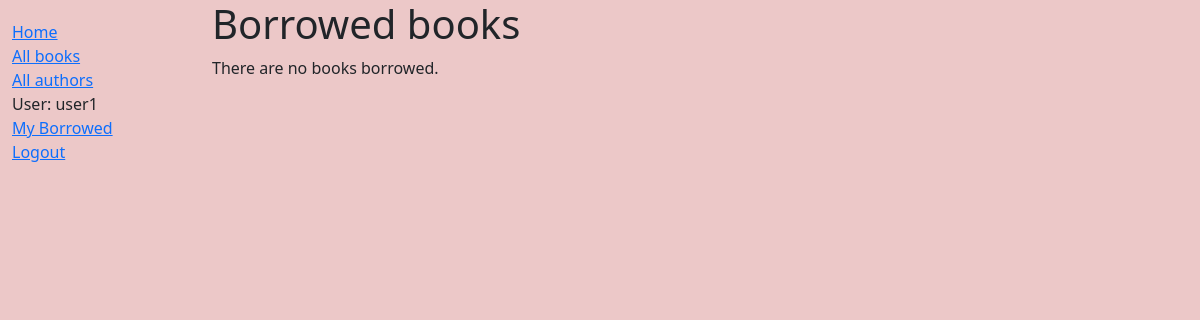
Page /mybooks (signed in) on the earlier database version.
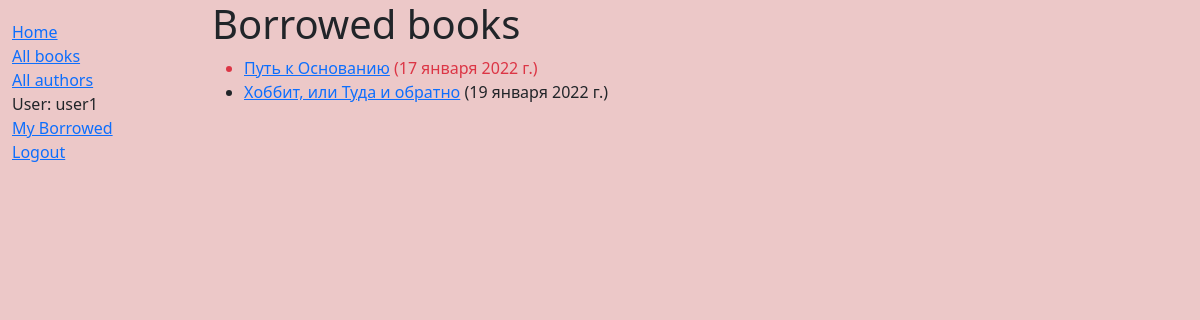
Same page on the later database version.
### catalog/models.py (models this page shows, shortened)
class BookInstance(models.Model):
    id = models.UUIDField(primary_key=True, default=uuid.uuid4, help_text="Уникальный ID для этой конкретной книги во всей библиотеке")
    book = models.ForeignKey('Book', on_delete=models.SET_NULL, null=True)
    imprint = models.CharField(max_length=200)
    due_back = models.DateField(null=True, blank=True)
    borrower = models.ForeignKey(User, on_delete=models.SET_NULL, null=True, blank=True)
    @property
    def is_overdue(self):
        if self.due_back and date.today() > self.due_back:
            return True
        return False
    LOAN_STATUS = (
        ('m', 'Maintenance'),
        ('o', 'On loan'),
        ('a', 'Available'),
        ('r', 'Reserved'),
    )
    status = models.CharField(max_length=1, choices=LOAN_STATUS, blank=True, default='m', help_text='Book availability')
    class Meta:
        ordering = ["due_back"]
        permissions = (("can_mark_returned", "Set book as returned"),)

class Book(models.Model):
    title = models.CharField(max_length=200)
    author = models.ForeignKey('Author', on_delete=models.SET_NULL, null=True)  # null=True, позволяет базе данных хранить значение Null, если автор не выбран
    summary = models.TextField(max_length=1000, help_text="Введите краткое описание книги")
    isbn = models.CharField('ISBN',max_length=13, help_text='13 символов <a href="https://www.isbn-international.org/content/what-isbn">ISBN number</a>')
    genre = models.ManyToManyField(Genre, help_text="Выберите жанр для книги")
    def display_genre(self):
        """
        Creates a string for the Genre. This is required to display genre in Admin.
        """
        return ', '.join([ genre.name for genre in self.genre.all()[:3] ])
    display_genre.short_description = 'Genre'

### catalog/views.py (the view)
# urls.py: path('mybooks', views.LoanedBooksByUserListView.as_view(), name='my-borrowed'),
class LoanedBooksByUserListView(LoginRequiredMixin,generic.ListView):
    model = BookInstance
    template_name ='catalog/bookinstance_list_borrowed_user.html'
    paginate_by = 10
    def get_queryset(self):
        return BookInstance.objects.filter(borrower=self.request.user).filter(status__exact='o').order_by('due_back')

### catalog/templates/catalog/bookinstance_list_borrowed_user.html
{% extends 'catalog/layout.html' %}
{% block content %}
    <h1>Borrowed books</h1>
    {% if bookinstance_list %}
    <ul>
      {% for bookinst in bookinstance_list %}
      <li class="{% if bookinst.is_overdue %}text-danger{% endif %}">
        <a href="{% url 'book-detail' bookinst.book.pk %}">{{bookinst.book.title}}</a> ({{ bookinst.due_back }})
      </li>
      {% endfor %}
    </ul>
    {% else %}
      <p>There are no books borrowed.</p>
    {% endif %}
{% endblock %}

Differences in the rows shown:
added BookInstance: book "Путь к Основанию", due_back "17 января 2022 г."
now on this page (row edited): BookInstance: book "Хоббит, или Туда и обратно", due_back "19 января 2022 г."
Other differences:
text no longer shown: "There are no books borrowed."
